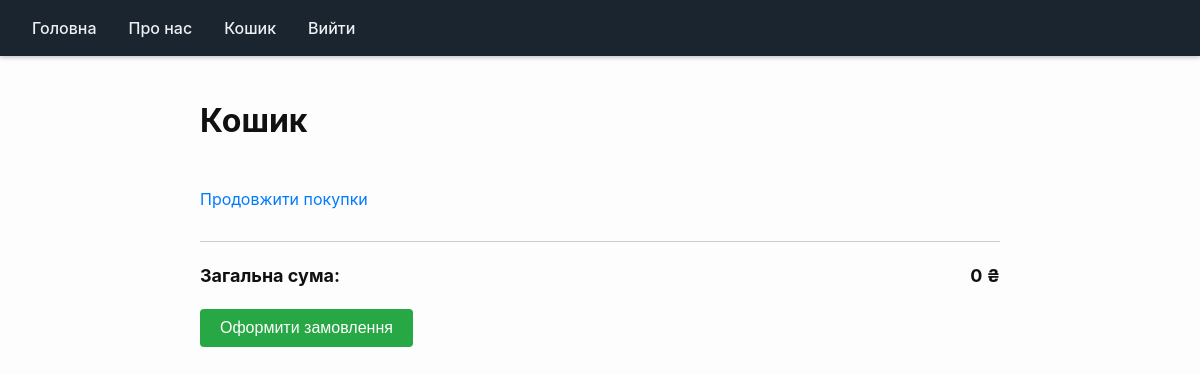
/cart/cart (signed in), run on an earlier commit of the app's database.
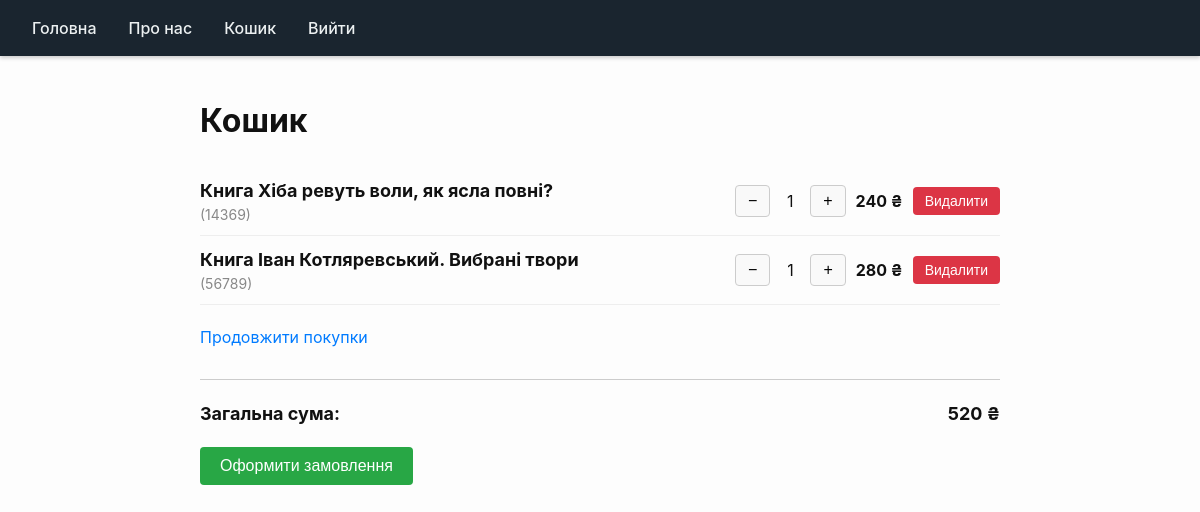
And on a later commit of the database.
### cart/models.py (models this page shows, shortened)
class Order(models.Model):
    user = models.TextField()
    book_product = models.ForeignKey(BookProduct, on_delete=models.CASCADE, to_field='article')
    count = models.IntegerField(validators=[MinValueValidator(1)])
    @property
    def one_price(self):
        return self.count * self.book_product.price

### shop/models.py (models this page shows, shortened)
class BookProduct(models.Model):
    class Language(models.TextChoices):
        UKRAINIAN = "UKR", "Українська"
        ENGLISH = "ENG", "Англійська"
    class Pictures(models.TextChoices):
        COLOR = "COL", "Кольорові"
        BLACK_WHITE = "BW", "Чорно-білі"
        WITHOUT = "NON", "Відсутні"
    article = models.IntegerField(primary_key=True, validators=[MinValueValidator(1)])
    title = models.CharField(max_length=255)
    description = models.TextField()
    author = models.ForeignKey(Author, on_delete=models.PROTECT)
    price = models.IntegerField(validators=[MinValueValidator(1)])
    photo = models.ImageField(upload_to="img", null=True)
    language = models.CharField(max_length=3, choices=Language, default=Language.UKRAINIAN)
    count_pages = models.IntegerField(validators=[MinValueValidator(1)])
    pictures = models.CharField(max_length=3, choices=Pictures, default=Pictures.WITHOUT)
    category = models.ForeignKey(Category, on_delete=models.PROTECT, null=True)

### cart/views.py (the view)
# urls.py: path('cart', views.cart, name="cart"),
def cart(request):
    if not request.session.session_key:
        request.session["nonuser"] = True
        request.session.save()
    if request.user.is_authenticated:
        orders = Order.objects.filter(user=request.user.id)
    else:
        anonim = request.session.session_key
        orders = Order.objects.filter(user=anonim)
    total_price = sum([order.book_product.price * order.count for order in orders])
    return render(request, "cart.html", {"orders": orders, "total": total_price})

### cart/templates/cart.html (shortened to what this page needs)
{% extends "base.html" %}
{% block link %}
    {% load static %}
    <link rel="stylesheet" href="{% static 'css/cart.css' %}">
{% endblock %}
{% block content %}
   <div class="cart-container">
       <h1>Кошик</h1>
       {% for order in orders %}
            <div class="cart-item">
                <div class="item-info">
                    <div class="item-title">{{ order.book_product.title }}</div>
                    <div class="item-sku">({{ order.book_product.article }})</div>
                </div>
                <div class="cart-actions">
                    <form action="{% url 'del_one_cart' order.book_product.article %}" method="post">
                        <button class="quantity-btn">−</button>
                    </form>
                    <span class="quantity">{{ order.count }}</span>
                    <form action="{% url 'add_cart' order.book_product.article %}" method="post">
                        <button class="quantity-btn">+</button>
                    </form>
                    <div class="item-price">{{ order.one_price }} ₴</div>
                    <form action="{% url 'del_cart' order.book_product.article %}" method="post">
                        <button class="delete-btn">Видалити</button>
                    </form>
                </div>
            </div>
       {% endfor %}
        <a href="{% url 'home' %}" class="continue-shopping">Продовжити покупки</a>
        <div class="cart-summary">
            <div class="total-amount">
                <span class="total-label">Загальна сума:</span>
                <span class="total-value">{{ total }} ₴</span>
            </div>
            <button class="checkout-btn">Оформити замовлення</button>
        </div>
   </div>
{% endblock %}

What changed in the data, as far as the page shows it:
added Order: book_product "Книга Хіба ревуть воли, як ясла повні?", book_product.article "14369", count "1", one_price "240"
added Order: book_product "Книга Іван Котляревський. Вибрані твори", book_product.article "56789", count "1", one_price "280"
Also different on the page:
{{ total }}: "0" → "520"
